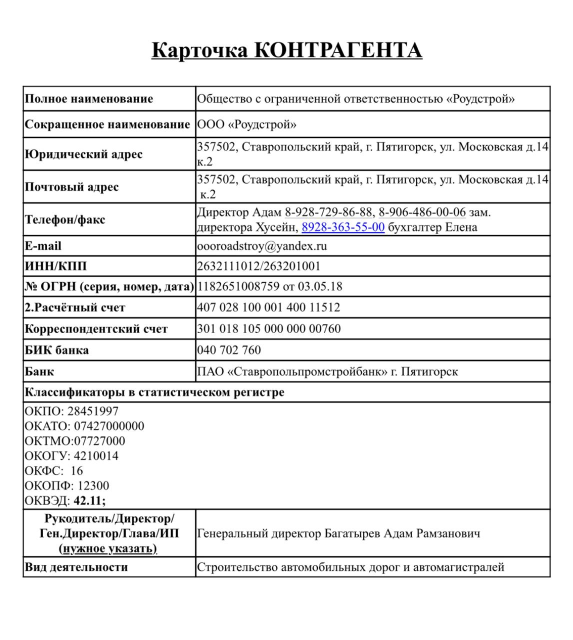
#> input picture uploads/PHOTO-2025-11-27-13-16-35_00145560.jpg, 1146 x 1280 px (shown at 1/2 size)
$ python -i image_preprocessing.py   (imports and definitions only)
#> lines starting #> are read from the running program, lines starting #| are printed output that depends on the picture
#> further down, picture is the input picture: PIL image 1146x1280 RGB; mean R, G, B 233.9, 233.9, 234
"""
Общая предобработка изображений для OCR: устранение мелкого наклона и
адаптивная бинаризация. Используется обоими OCR-экстракторами.

Обе функции работают только через Pillow, без numpy и без новых
зависимостей — проект намеренно бережно относится к весу зависимостей (см.
extra `easyocr`), а обе задачи решаются достаточно быстро и без неё на
уменьшенной копии изображения.

Мелкий наклон (обычно ±1–5° у фото документа, снятого с рук) — не то же
самое, что ориентация страницы (0/90/180/270), которую находит
`pytesseract.image_to_osd()`. Проверено эмпирически: на синтетическом скане,
наклонённом на 0.4°, OSD стабильно возвращает `Rotate: 0` — угол настолько
мал, что механизм ориентации его просто не видит. Поэтому наклон оценивается
отдельно, методом проекционного профиля.
"""

from PIL import Image

# Диапазон поиска угла: сначала грубо в пределах ±5° с шагом 1°, затем точнее
# вокруг найденного грубого угла с шагом 0.1°. Двухпроходный перебор дешевле
# одного прохода с мелким шагом по всему диапазону.
_COARSE_RANGE = 5.0
_COARSE_STEP = 1.0
_FINE_RANGE = 1.0
_FINE_STEP = 0.1

# Ширина уменьшенной копии для перебора углов. На итоговое качество OCR не
# влияет — угол применяется к изображению в его исходном разрешении.
_SEARCH_WIDTH = 500


def _row_profile_variance(image: Image.Image, angle: float) -> float:
    """
    Дисперсия яркости построчного профиля после поворота на `angle`.

    Ровно выровненный текст даёт резкие перепады между строками текста и
    межстрочными пробелами — высокую дисперсию построчных средних. Наклон
    размывает профиль (соседние строки текста и фона перемешиваются по
    горизонтали) — дисперсия падает. Максимум дисперсии по перебору углов и
    есть угол коррекции.

    Строки схлопываются в один столбец через усредняющий resize — это
    выполняется в C-коде Pillow и не требует numpy или ручных циклов по
    пикселям.
    """
    rotated = image.rotate(angle, resample=Image.Resampling.BILINEAR, fillcolor=255)
    height = rotated.size[1]
    column = rotated.resize((1, height), Image.Resampling.BOX)
    values = list(column.getdata())
    mean = sum(values) / len(values)
    return sum((v - mean) ** 2 for v in values) / len(values)


def detect_skew_angle(image: Image.Image) -> float:
    """
    Оценивает угол мелкого наклона методом проекционного профиля.

    Возвращает угол коррекции: `image.rotate(angle)` должен выпрямить
    изображение. На однородном изображении (нет ни одного тёмного пикселя —
    профиль не меняется ни при каком повороте) возвращает `0.0`: без этой
    защиты перебор вернул бы первый проверенный угол просто по порядку, то
    есть случайный поворот пустого кадра.
    """
    gray = image.convert("L")
    width, height = gray.size
#> width = 1146; height = 1280
    if width == 0 or height == 0:
        return 0.0

    scale = _SEARCH_WIDTH / width
#> scale = 0.436
    small = gray.resize(
        (_SEARCH_WIDTH, max(1, round(height * scale))), Image.Resampling.LANCZOS
    )
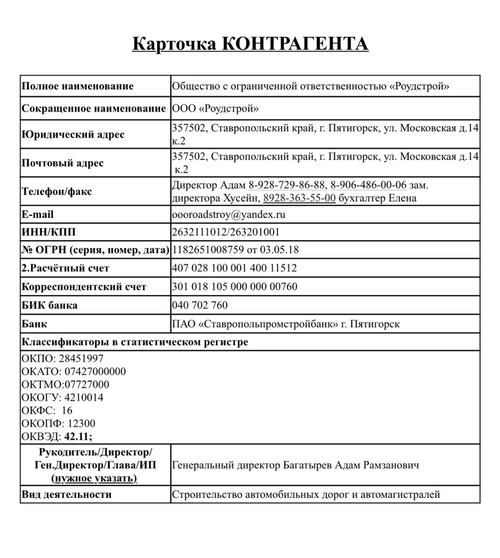
#> small: PIL image 500x558 L; min 0, max 255, mean 232.9

    best_angle, best_score = 0.0, 0.0

    angle = -_COARSE_RANGE
    while angle <= _COARSE_RANGE + 1e-9:
        score = _row_profile_variance(small, angle)
        if score > best_score:
            best_score, best_angle = score, angle
        angle += _COARSE_STEP
#> this loop made 11 passes
#> (mean in _row_profile_variance, score, best_score) on passes 1 to 6: (232.7, 169, 169), (232.7, 184.6, 184.6), (232.7, 214.2, 214.2), (232.7, 253.1, 253.1), (232.7, 324.9, 324.9), (232.9, 1444.8, 1444.8)
#> (mean in _row_profile_variance, score) on passes 7 to 11: (232.7, 331), (232.7, 262), (232.7, 217.7), (232.7, 187.2), (232.7, 158.2)
#> pass 1, in _row_profile_variance, `rotated = image.rotate(angle, resample=Image.Resampling.BILINEAR, fill..`:
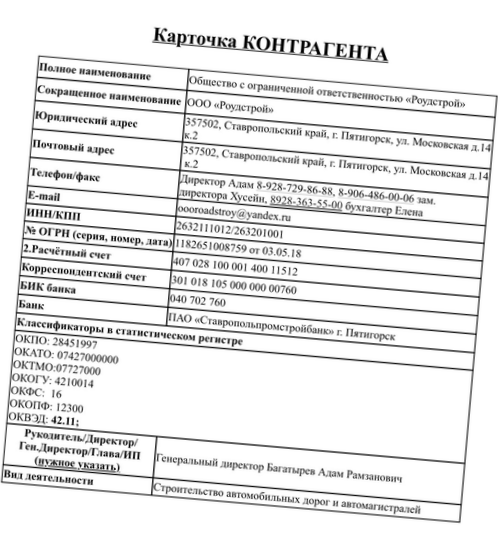
#> rotated: PIL image 500x558 L; min 0, max 255, mean 232.7
#> pass 2, in _row_profile_variance (call 2), `rotated = image.rotate(angle, resample=Image.Resampling.BILINEAR, fill..`:
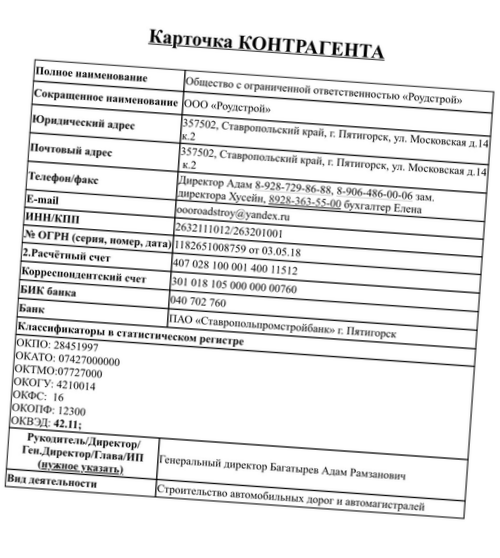
#> rotated: PIL image 500x558 L; min 0, max 255, mean 232.7
#> pass 3, in _row_profile_variance (call 3), `rotated = image.rotate(angle, resample=Image.Resampling.BILINEAR, fill..`:
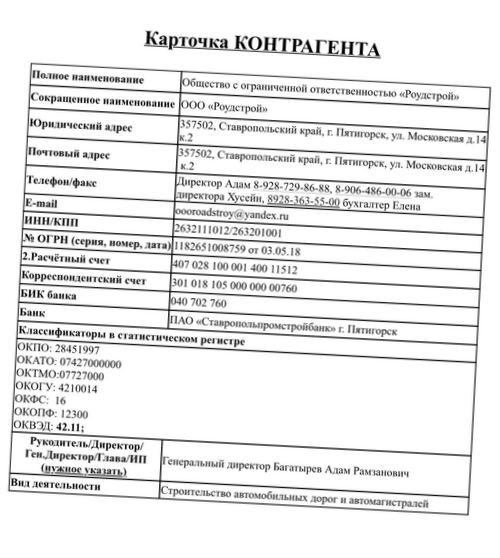
#> rotated: PIL image 500x558 L; min 0, max 255, mean 232.7
#> after the loop, angle = 6; best_angle = 0; best_score = 1444.8

    coarse_angle = best_angle
#> coarse_angle = 0
    angle = coarse_angle - _FINE_RANGE
#> angle = -1
    while angle <= coarse_angle + _FINE_RANGE + 1e-9:
        score = _row_profile_variance(small, angle)
        if score > best_score:
            best_score, best_angle = score, angle
        angle += _FINE_STEP
#> this loop made 21 passes
#> (mean in _row_profile_variance, score, angle) on passes 1 to 12: (232.7, 324.9, -0.9), (232.7, 349.6, -0.8), (232.7, 381.5, -0.7), (232.7, 423.4, -0.6), (232.7, 479.7, -0.5), (232.7, 549.3, -0.4), (232.7, 651.4, -0.3), (232.7, 777.6, -0.2), (232.7, 924.5, -0.1), (232.7, 1147.3, -1.39e-16), (232.9, 1444.8, 0.1), (232.7, 1145.3, 0.2)
#> pass 1, in _row_profile_variance (call 12), `rotated = image.rotate(angle, resample=Image.Resampling.BILINEAR, fill..`:
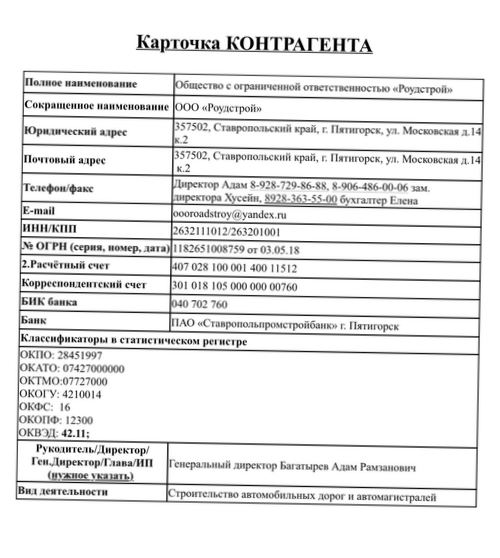
#> rotated: PIL image 500x558 L; min 0, max 255, mean 232.7
#> pass 2, in _row_profile_variance (call 13), `rotated = image.rotate(angle, resample=Image.Resampling.BILINEAR, fill..`:
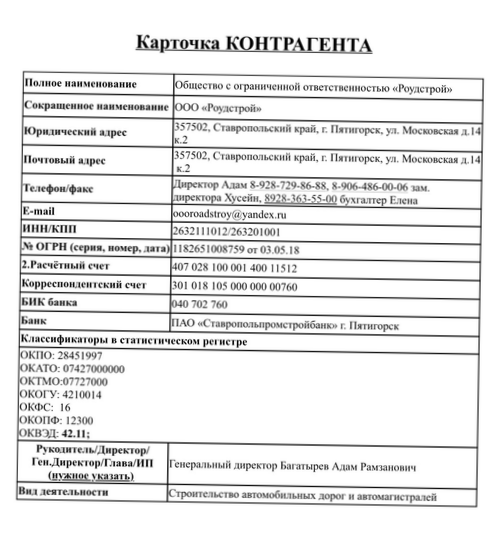
#> rotated: PIL image 500x558 L; min 0, max 255, mean 232.7
#> pass 3, in _row_profile_variance (call 14), `rotated = image.rotate(angle, resample=Image.Resampling.BILINEAR, fill..`:
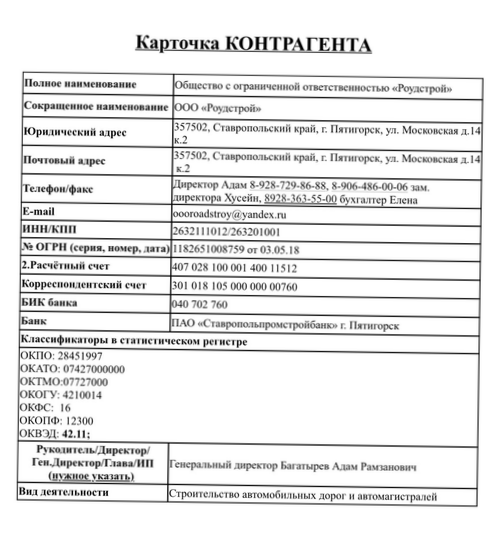
#> rotated: PIL image 500x558 L; min 0, max 255, mean 232.7
#> after the loop, angle = 1.1; best_angle = 0; best_score = 1444.8

    return round(best_angle, 1)


def deskew(image: Image.Image) -> Image.Image:
    """
    Поворачивает изображение на оценённый угол коррекции.

    Если угол найден нулевым — возвращает тот же объект без поворота: любой
    поворот (даже на 0°) проходит через ресемплинг и немного смазывает
    изображение, а на уже выровненном скане в этом смысла нет.
    """
    angle = detect_skew_angle(image)
#> angle = 0
    if angle == 0.0:
        return image
    return image.rotate(angle, resample=Image.Resampling.BICUBIC, fillcolor=255)


# [57 lines left out: functions otsu_threshold, binarize_otsu, not called in this run]

>>> from PIL import Image
>>> picture = Image.open('../../uploads/PHOTO-2025-11-27-13-16-35_00145560.jpg')
>>> result = deskew(picture)
